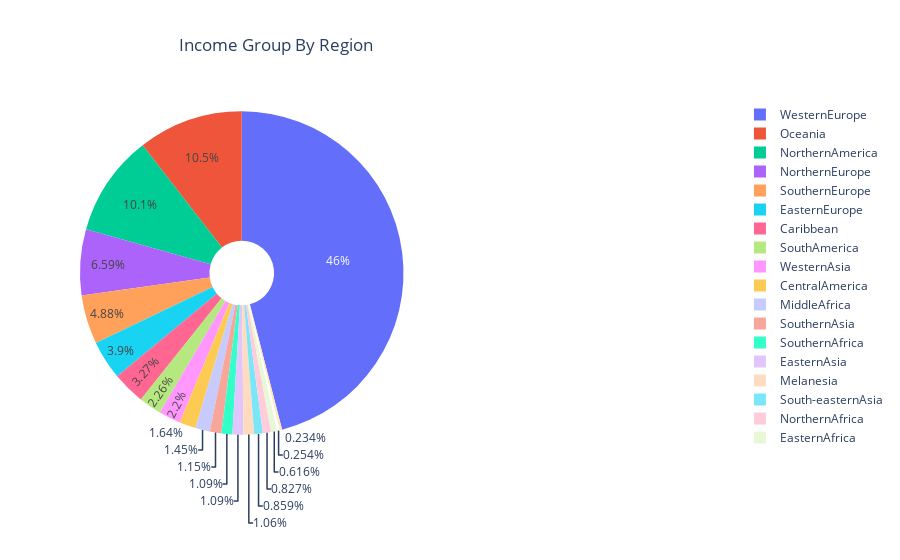

Source (notebook cell):
### Code cell
labels = df.Region.value_counts().index
sizes = []

for i in labels:
    avg_in = (df[df["Region"] == i]["GDP per capita (current US$)"].values.sum())/(df[df["Region"] == i]["country"].count())
    sizes.append(avg_in)

fig = {
    "data" : [
        {
            "values" : sizes,
            "labels" : labels,
            "domain": {"x" : [0, .5]},
            "name"   : "Income Group By Region",
            "hoverinfo" : "label+percent+name",
            "hole"   : .2,
            "type"   : "pie"
        }
    ],
    "layout" : {
        "title" : "",
        "annotations": [
            {
                "font" : {"size" : 17},
                "showarrow" : False,
                "text" : "Income Group By Region",
                "x" : .15,
                "y" : 1.2
            },
        ]
    }
}


iplot(fig)

### Figure 1 — Plotly figure (JSON) as saved in the notebook; plotly's stock layout.template omitted (floating-point values rounded to 4 significant figures)
{"data": [{"domain": {"x": [0, 0.5]}, "hole": 0.2, "hoverinfo": "label+percent+name", "labels": ["EasternAfrica", "WesternAfrica", "Caribbean", "SouthernEurope", "MiddleAfrica", "WesternAsia", "SouthAmerica", "NorthernEurope", "SouthernAsia", "South-easternAsia", "SouthernAfrica", "CentralAmerica", "NorthernAfrica", "Melanesia", "EasternEurope", "WesternEurope", "NorthernAmerica", "EasternAsia", "Oceania", "CentralAsia"], "name": "Income Group By Region", "type": "pie", "values": [2248.0, 852.2, 11920.0, 17790.0, 5303.0, 8010.0, 8253.0, 24030.0, 4205.0, 3133.0, 3992.0, 5964.0, 3017.0, 3860.0, 14220.0, 167700.0, 36980.0, 3973.0, 38290.0, 925.9]}], "layout": {"annotations": [{"font": {"size": 17}, "showarrow": false, "text": "Income Group By Region", "x": 0.15, "y": 1.2}], "title": {"text": ""}}}
